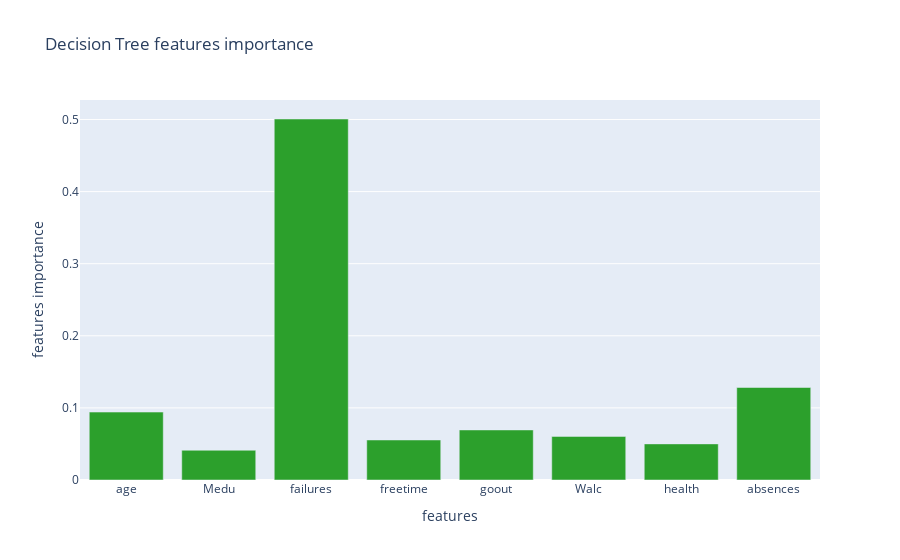

Here is the notebook cell this chart was saved with:
### Markdown cell above
Compared to tests done previously and not reported, the feature selection has undoubtedly given benefits, this shows that most of the features present in the initial dataset, were nothing but noise as far as our results are concerned.
As we can see from the confusion matrix the model tends to predict the samples as belonging to class 1, so to a sufficient grade, this because they are in a much larger number and then the model has moved in this direction, in fact among the parameters chosen we can observe two things.

The first is that the penalty used is l2, which never completely zeros the coefficients of a predictor, a sign that all those chosen have at least a slight influence on the result.

The second is the class_weight that has been put to None, this is obvious because the model tending to predict the result as sufficient, benefits from the fact that both classes have the same weight. In fact, if balanced was used, as I did in some runs, the result could be even 10 percentage points lower because the errors on the samples in the minority (those of insufficient grades) would be more considered.



### Decision Tree 

The **Decision Tree** is a prediction algorithm used both for regression and classification, in our case we will use it for the latter. In the construction of a Decision Tree we divide the space where the samples reside in various regions, these splits are made on the value of a predictor for each split, trying to minimize the RSS, if we are talking about regression, or classification error rate, in case of classification.
We continue to make splits until the leaves (terminal nodes) have less than a minimum number of samples decided a priori. 
Then when a new sample arrives to assign a class you follow the split rules and once assigned to a given leaf you give it the most common label inside it. 

Since the classification error rate is not sensitive enough for tree growing, two other measures are used, Gini index and cross-entropy.

Gini index represents a measure of the total variance across k classes, it indicates the purity of a node and therefore a small value indicates that in that given node there are mainly samples of only one class, its formula is:

$$G = \sum_{k=1}^K \hat{p}_{mk}(1-\hat{p}_{mk})$$

Cross-entropy is an alternative to Gini and also indicates the purity of the node, its formula is:

$$D = -\sum_{k=1}^K \hat{p}_{mk} log \hat{p}_{mk}$$

The parameters on which the tuning will be performed are:

+ **max_depth** : default=None
        The maximum depth of the tree. 
        value = from 10 to 100, step =10


+ **criterion** :  default='gini'
        The function to measure the quality of a split, 'gini' for the Gini impurity (uses Gini index) and 'entropy' for    the information gain (uses cross-entropy).
        value = ('gini', 'entropy')


+ **min_samples_split** : default=2
        The minimum number of samples required to split an internal node.
        value = from 5 to 50, step =5

### Code cell
def DecT(data, label):
    
    y_data = data.loc[:,['G3']]
    x_data = data.loc[:, data.columns != 'G3']
    
    x_train, x_test, y_train, y_test = train_test_split(x_data, y_data, test_size=0.2, random_state=42)

    clf = DecisionTreeClassifier()
    
    #path = clf.cost_complexity_pruning_path(X_train, y_train)
    #ccp_alphas, impurities = path.ccp_alphas, path.impurities
    
    parameters = {
    'max_depth': range(10, 100, 10),
    #'max_features': ['sqrt', 'log2', 'auto', None], # just sqrt is used because values of log2 and sqrt are very similar for our number of features (10-19)
    'criterion': ['gini', 'entropy'],
    'min_samples_split': range(5,50,5)
    }
    
    
    #gs = GridSearchCV(clf, parameters, cv=10, scoring='f1' )
    gs = GridSearchCV(clf, parameters, cv=10 )
    
    gs.fit(x_train, y_train.values.ravel())
    
    y_pred = gs.predict(x_test)
    
    #print('The accuracy of Decision Tree model is %.5f' %gs.score(x_test, y_test))
    print('Best accuracy score obtained with cross-validation is: %.4f  (+/- %.4f)  obtained with params: %r' %(gs.best_score_, gs.cv_results_['std_test_score'][gs.best_index_] *2, gs.best_params_ ))
    print()
    print(classification_report(y_test, y_pred))
    
    print()
       
    means = gs.cv_results_['mean_test_score']
    stds = gs.cv_results_['std_test_score']
    for mean, std, params in zip(means, stds, gs.cv_results_['params']):
        if (mean > 0.91):
            print("%0.3f (+/-%0.03f) for %r"
              % (mean, std * 2, params))
    print()
    
    
    best_estimators[label] = gs.best_estimator_
    
    value_comparison_w['accuracy'].append(round(accuracy_score(y_test, y_pred), 3))
    value_comparison_w['precision'].append(round(precision_score(y_test, y_pred, average='weighted'), 3))
    value_comparison_w['recall'].append(round(recall_score(y_test, y_pred, average='weighted'),3))
    value_comparison_w['f1'].append(round(f1_score(y_test, y_pred, average='weighted'), 3))
    
    value_comparison_macro['accuracy'].append(round(accuracy_score(y_test, y_pred), 3))
    value_comparison_macro['precision'].append(round(precision_score(y_test, y_pred, average='macro'), 3))
    value_comparison_macro['recall'].append(round(recall_score(y_test, y_pred, average='macro'),3))
    value_comparison_macro['f1'].append(round(f1_score(y_test, y_pred, average='macro'), 3))
    

    disp = plot_confusion_matrix(gs, x_test, y_test, cmap=plt.cm.YlOrRd, values_format = 'g')
    disp.ax_.set_title('Confusion Matrix')
    
    plt.show()
    
    
    x_features=[]
    y_features = []
    for x,y in zip(x_train.columns, gs.best_estimator_.feature_importances_):
        if (y>0.0):
            x_features.append(x)
            y_features.append(y)
            
    
    fig = go.Figure()

    fig.add_trace(go.Bar(x=x_features, y=y_features,
                    marker_color=colors[2],
                    name='features importance'
                    ))
    fig.update_layout(
        yaxis_title = 'features importance',
        xaxis_title = 'features',
        title = 'Decision Tree features importance'
    )
    fig.show()
    
#DecT(dataNoValutation, 'dt-noVal')

DecT(finalData, 'dt-final')

### Figure 1 — Plotly figure (JSON) as saved in the notebook; plotly's stock layout.template omitted (floating-point values rounded to 4 significant figures)
{"data": [{"marker": {"color": "rgb(44, 160, 44)"}, "name": "features importance", "type": "bar", "x": ["age", "Medu", "failures", "freetime", "goout", "Walc", "health", "absences"], "y": [0.0942, 0.04127, 0.5007, 0.05553, 0.06944, 0.06045, 0.0501, 0.1283]}], "layout": {"title": {"text": "Decision Tree features importance"}, "xaxis": {"title": {"text": "features"}}, "yaxis": {"title": {"text": "features importance"}}}}
